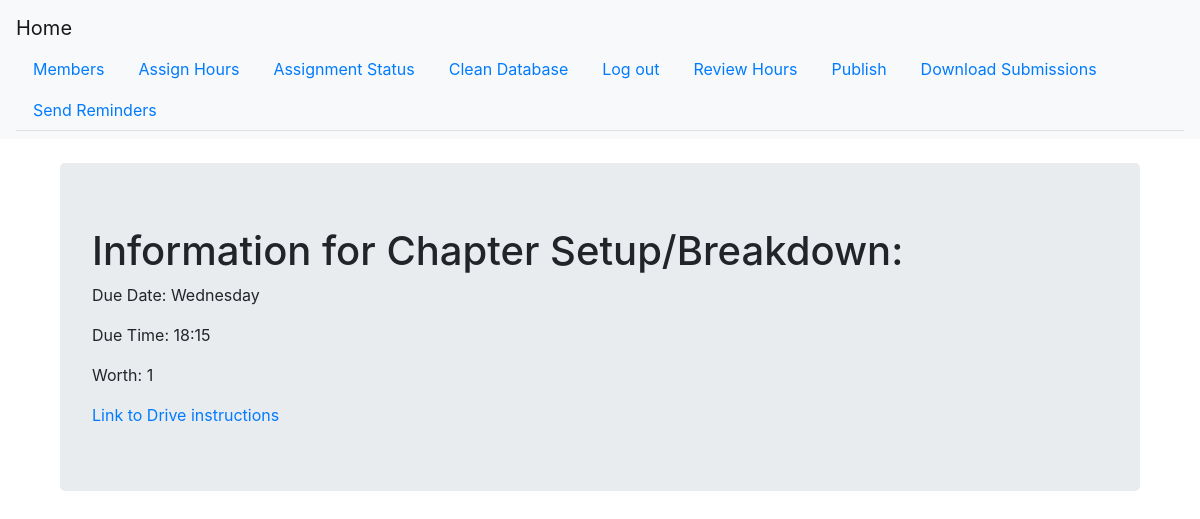
Before: /task/1 (signed in) with the older database file.
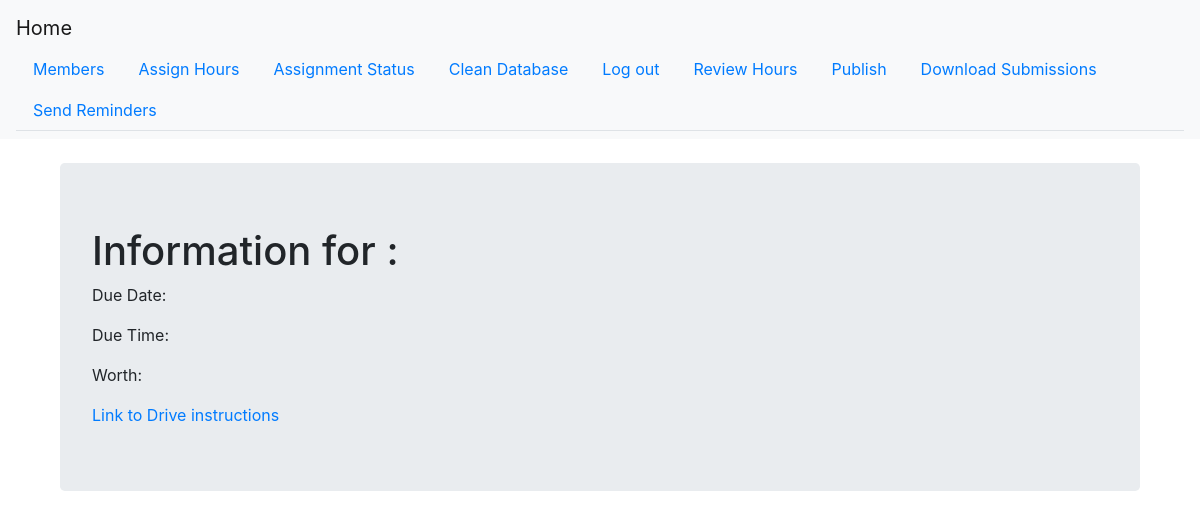
After: the same page with the newer database file.
### app.py (models this page shows, shortened)
class CleanupHour(db.Model):
    id = db.Column(db.Integer, primary_key=True)
    name = db.Column(db.Text)
    task_id = db.Column(db.Integer)
    day = db.Column(db.Text)
    due_time = db.Column(db.Text)
    worth = db.Column(db.Integer)
    difficulty = db.Column(db.Integer)
    link = db.Column(db.Text)

### app.py (the view)
@app.route('/task/<identifier>')
@login_required
def task_page(identifier):
    task = CleanupHour.query.get(identifier)
    return render_template('task_page.html', task=task)

### app.py (called while the page is built)
@login_manager.user_loader
def load_user(user_id):
    return User.query.get(user_id)

### templates/task_page.html
{% extends "base.html" %}
{% block content %}
    <br>
    <div class="jumbotron" style="margin-right: 5%; margin-left: 5%">
        <h1>Information for {{ task.name }}:</h1>
        <p>Due Date: {{ task.day}}</p>
        <p>Due Time: {{ task.due_time }}</p>
        <p>Worth: {{ task.worth }}</p>
        <a href="{{ task.link }}">Link to Drive instructions</a>
    </div>
{% endblock %}

Changed rows visible on the page:
removed CleanupHour: name "Chapter Setup/Breakdown", day "Wednesday", due_time "18:15", worth "1"
